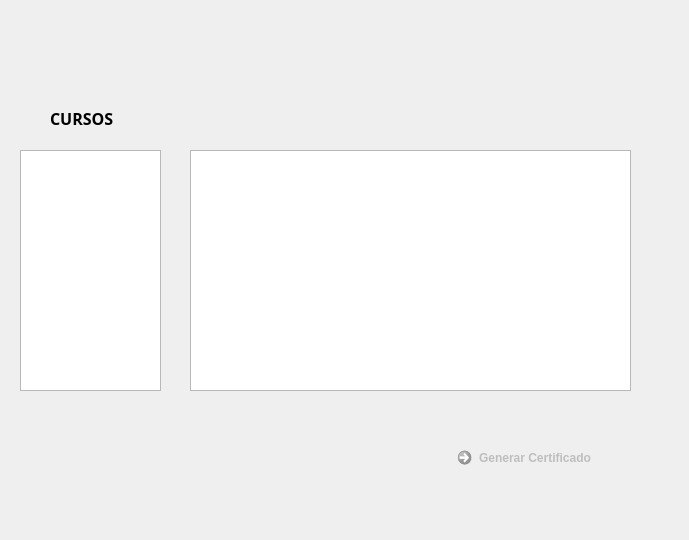
<?xml version="1.0" encoding="UTF-8"?>
<ui version="4.0">
 <class>MainWindow</class>
 <widget class="QMainWindow" name="MainWindow">
  <property name="geometry">
   <rect>
    <x>0</x>
    <y>0</y>
    <width>689</width>
    <height>540</height>
   </rect>
  </property>
  <property name="windowTitle">
   <string>Form1</string>
  </property>
  <widget class="QWidget" name="centralwidget">
   <widget class="QListWidget" name="lista_cursos">
    <property name="geometry">
     <rect>
      <x>20</x>
      <y>150</y>
      <width>141</width>
      <height>241</height>
     </rect>
    </property>
    <property name="cursor" stdset="0">
     <cursorShape>ArrowCursor</cursorShape>
    </property>
    <property name="mouseTracking">
     <bool>false</bool>
    </property>
    <property name="styleSheet">
     <string notr="true">border-color: rgb(0, 0, 0);
selection-color: rgb(255, 255, 255);
gridline-color: rgb(85, 255, 0);</string>
    </property>
    <property name="tabKeyNavigation">
     <bool>false</bool>
    </property>
    <property name="dragEnabled">
     <bool>false</bool>
    </property>
    <property name="dragDropOverwriteMode">
     <bool>false</bool>
    </property>
    <property name="alternatingRowColors">
     <bool>false</bool>
    </property>
    <property name="uniformItemSizes">
     <bool>false</bool>
    </property>
    <property name="wordWrap">
     <bool>false</bool>
    </property>
    <property name="selectionRectVisible">
     <bool>false</bool>
    </property>
    <property name="sortingEnabled">
     <bool>false</bool>
    </property>
   </widget>
   <widget class="QTableWidget" name="tableWidget">
    <property name="geometry">
     <rect>
      <x>190</x>
      <y>150</y>
      <width>441</width>
      <height>241</height>
     </rect>
    </property>
    <property name="cursor" stdset="0">
     <cursorShape>ArrowCursor</cursorShape>
    </property>
    <property name="tabKeyNavigation">
     <bool>true</bool>
    </property>
    <property name="showDropIndicator" stdset="0">
     <bool>true</bool>
    </property>
    <property name="dragEnabled">
     <bool>false</bool>
    </property>
    <property name="dragDropOverwriteMode">
     <bool>true</bool>
    </property>
    <attribute name="horizontalHeaderDefaultSectionSize">
     <number>80</number>
    </attribute>
   </widget>
   <widget class="QLabel" name="label">
    <property name="geometry">
     <rect>
      <x>50</x>
      <y>110</y>
      <width>81</width>
      <height>17</height>
     </rect>
    </property>
    <property name="font">
     <font>
      <family>Garuda</family>
      <pointsize>12</pointsize>
      <weight>75</weight>
      <bold>true</bold>
     </font>
    </property>
    <property name="cursor">
     <cursorShape>ArrowCursor</cursorShape>
    </property>
    <property name="text">
     <string>CURSOS</string>
    </property>
   </widget>
   <widget class="QCommandLinkButton" name="certificado">
    <property name="enabled">
     <bool>false</bool>
    </property>
    <property name="geometry">
     <rect>
      <x>450</x>
      <y>440</y>
      <width>185</width>
      <height>41</height>
     </rect>
    </property>
    <property name="cursor">
     <cursorShape>PointingHandCursor</cursorShape>
    </property>
    <property name="text">
     <string>Generar Certificado</string>
    </property>
   </widget>
  </widget>
 </widget>
 <tabstops>
  <tabstop>lista_cursos</tabstop>
  <tabstop>tableWidget</tabstop>
 </tabstops>
 <resources/>
 <connections/>
</ui>
